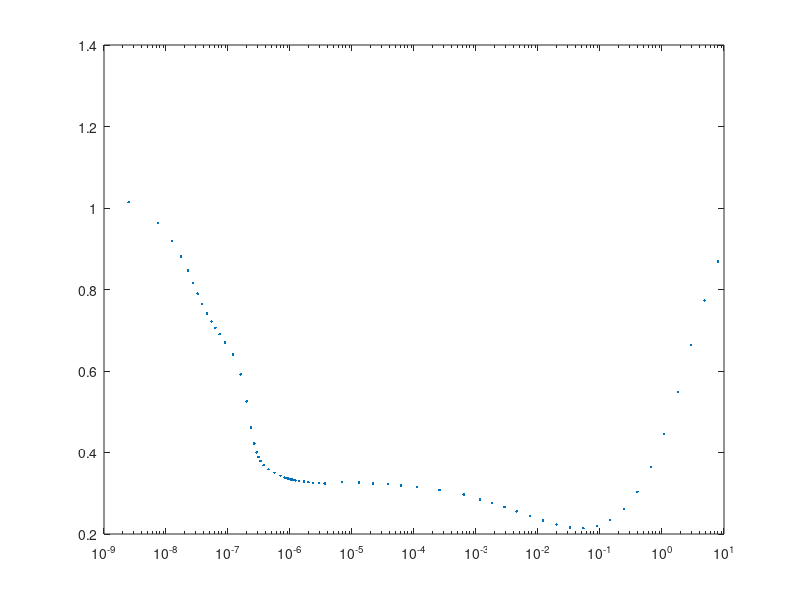

MATLAB code for this plot:
% compute diffusion coefficient
load njoy

% allocate vars
ng = 70;
fluxx = zeros(ng,1);
enep = ene(1:ng);
a = 0.988;
b = 2.249;
chi = @(E) exp(-E/a).*sinh(sqrt(b*E));
M = zeros(ng);
D = zeros(ng);
Q = zeros(ng,1);
S = zeros(ng,1);
B2 = 0.0001;

% estimate initial diffusion coefficients
diff = 1./(3*sigt);

% begin iteration loop
for i = 1:5
    
    M(:,:) = 0;
    D(:,:) = 0;
    Q(:) = 0;
    S(:) = 0;
    
    % create flux matrices
    for g = 1:ng
        
        for h = 1:ng
       
            M(g,h) = -sigs0(h,g);
            if (g == h)
                M(g,h) = M(g,h) + sigt(g) + diff(g)*B2;
            end
            
        end
        Q(g) = quad(chi,Elow(g),Ehi(g));
    end
    
    % solve for flux
    fluxx = M\Q;
    
    % create diff matrices
    for g = 1:ng
        
        for h = 1:ng
       
            D(g,h) = -sigs1(h,g)/sigt(g)*fluxx(h)/fluxx(g);
            if (g == h)
                D(g,h) = 1 + D(g,h);
            end
            
        end
        S(g) = 1/(3*sigt(g));
    end
    
    % solve for diff coefs
    diff = D\S;    
   
end

trans = 1./(3*diff);
rat = trans./sigt;
semilogx(enep,rat,'.')